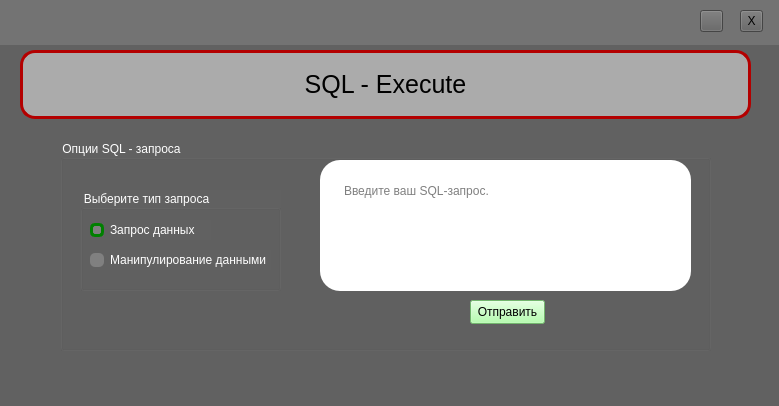
<?xml version="1.0" encoding="UTF-8"?>
<ui version="4.0">
 <class>window_query</class>
 <widget class="QWidget" name="window_query">
  <property name="geometry">
   <rect>
    <x>0</x>
    <y>0</y>
    <width>779</width>
    <height>406</height>
   </rect>
  </property>
  <property name="windowTitle">
   <string>Form</string>
  </property>
  <property name="styleSheet">
   <string notr="true">background-color: rgb(97, 97, 97);
color: black;</string>
  </property>
  <widget class="QWidget" name="widget_header" native="true">
   <property name="geometry">
    <rect>
     <x>0</x>
     <y>0</y>
     <width>781</width>
     <height>45</height>
    </rect>
   </property>
   <property name="styleSheet">
    <string notr="true">QWidget#widget_header {
	background-color: rgb(115, 115, 115)
}</string>
   </property>
   <widget class="QToolButton" name="toolButton_hide">
    <property name="geometry">
     <rect>
      <x>700</x>
      <y>10</y>
      <width>23</width>
      <height>22</height>
     </rect>
    </property>
    <property name="styleSheet">
     <string notr="true"/>
    </property>
    <property name="text">
     <string/>
    </property>
    <property name="icon">
     <iconset theme="QIcon::ThemeIcon::ListRemove"/>
    </property>
   </widget>
   <widget class="QToolButton" name="toolButton_close">
    <property name="geometry">
     <rect>
      <x>740</x>
      <y>10</y>
      <width>23</width>
      <height>22</height>
     </rect>
    </property>
    <property name="styleSheet">
     <string notr="true"/>
    </property>
    <property name="text">
     <string>X</string>
    </property>
    <property name="icon">
     <iconset theme="application-exit"/>
    </property>
   </widget>
  </widget>
  <widget class="QLabel" name="label_main_text">
   <property name="geometry">
    <rect>
     <x>20</x>
     <y>50</y>
     <width>731</width>
     <height>69</height>
    </rect>
   </property>
   <property name="styleSheet">
    <string notr="true">QLabel#label_main_text {
        font-size: 25px;
        border: 3px solid rgb(179, 0, 0);
        border-radius: 15px;
        background-color: rgb(171, 171, 171);
		color:black;
}

QLabel#label_main_text::hover {
        background-color: rgb(223, 223, 223);
}</string>
   </property>
   <property name="text">
    <string>SQL - Execute</string>
   </property>
   <property name="alignment">
    <set>Qt::AlignmentFlag::AlignCenter</set>
   </property>
  </widget>
  <widget class="QGroupBox" name="groupBox">
   <property name="geometry">
    <rect>
     <x>60</x>
     <y>140</y>
     <width>651</width>
     <height>211</height>
    </rect>
   </property>
   <property name="styleSheet">
    <string notr="true">color: white;</string>
   </property>
   <property name="title">
    <string>Опции SQL - запроса</string>
   </property>
   <widget class="QPushButton" name="pushButton_send_query">
    <property name="geometry">
     <rect>
      <x>410</x>
      <y>160</y>
      <width>75</width>
      <height>24</height>
     </rect>
    </property>
    <property name="styleSheet">
     <string notr="true">QPushButton#pushButton_send_query {
	background-color: rgb(159, 255, 152);
	color: black;
}</string>
    </property>
    <property name="text">
     <string>Отправить</string>
    </property>
   </widget>
   <widget class="QPlainTextEdit" name="lineEdit_query">
    <property name="geometry">
     <rect>
      <x>260</x>
      <y>20</y>
      <width>371</width>
      <height>131</height>
     </rect>
    </property>
    <property name="styleSheet">
     <string notr="true">QPlainTextEdit#lineEdit_query {
color: black;
border-radius: 20px;
background-color: white;
padding: 20px;
}

QPlainTextEdit#lineEdit_query:hover {
	border: 3px solid green;
}</string>
    </property>
    <property name="placeholderText">
     <string>Введите ваш SQL-запрос.</string>
    </property>
   </widget>
   <widget class="QGroupBox" name="groupBox_2">
    <property name="geometry">
     <rect>
      <x>20</x>
      <y>50</y>
      <width>201</width>
      <height>101</height>
     </rect>
    </property>
    <property name="title">
     <string>Выберите тип запроса</string>
    </property>
    <widget class="QRadioButton" name="radioButton_select">
     <property name="geometry">
      <rect>
       <x>10</x>
       <y>30</y>
       <width>121</width>
       <height>20</height>
      </rect>
     </property>
     <property name="styleSheet">
      <string notr="true">QRadioButton#radioButton_select::indicator {
	background-color: grey;
	border-radius: 5%;
}

QRadioButton#radioButton_select::indicator:checked {
	border: 3px solid green;
}</string>
     </property>
     <property name="text">
      <string>Запрос данных</string>
     </property>
     <property name="checkable">
      <bool>true</bool>
     </property>
     <property name="checked">
      <bool>true</bool>
     </property>
    </widget>
    <widget class="QRadioButton" name="radioButton_other">
     <property name="geometry">
      <rect>
       <x>10</x>
       <y>60</y>
       <width>181</width>
       <height>20</height>
      </rect>
     </property>
     <property name="styleSheet">
      <string notr="true">QRadioButton#radioButton_other::indicator {
	background-color: grey;
	border-radius: 5%;
}

QRadioButton#radioButton_other::indicator:checked {
	border: 3px solid green;
}</string>
     </property>
     <property name="text">
      <string>Манипулирование данными</string>
     </property>
    </widget>
   </widget>
  </widget>
 </widget>
 <resources/>
 <connections/>
</ui>
